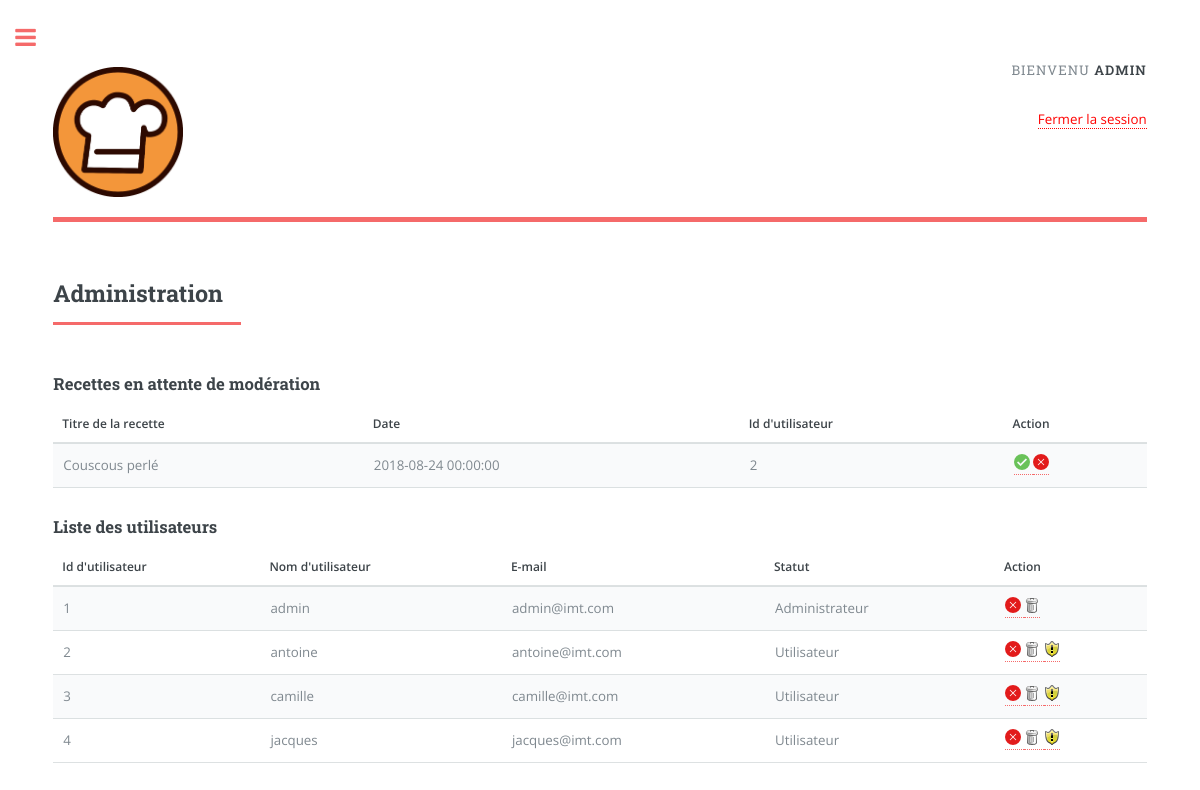
Page /admin.php (signed in) on the committed database.
### tables this page shows
CREATE TABLE `recette` (
  `id` int(11) NOT NULL,
  `titre` varchar(50) DEFAULT NULL,
  `iduser` int(11) NOT NULL,
  `date` datetime DEFAULT NULL,
  `photo` varchar(255) DEFAULT NULL,
  `statut` int(11) DEFAULT NULL
);

CREATE TABLE `person` (
  `id` int(11) NOT NULL,
  `username` varchar(50) DEFAULT NULL,
  `name` varchar(50) DEFAULT NULL,
  `lastname` varchar(50) DEFAULT NULL,
  `email` varchar(255) DEFAULT NULL,
  `password` varchar(255) DEFAULT NULL,
  `type` int(11) NOT NULL
);

### includes/functions.php (called while the page is built, shortened)
<?php
function getRecettesMod() {
  include('setup.php');
  $user_check_query = "SELECT * FROM recette where statut = 0";
  $result = mysqli_query($db, $user_check_query);
  return $result;
}
function getUtilisateurs() {
  include('setup.php');
  $user_check_query = "SELECT * FROM person";
  $result = mysqli_query($db, $user_check_query);
  return $result;
}
?>

### admin.php (the view, shortened to what this page needs)
<?php include 'includes/server.php' ?>
<?php include 'includes/functions.php' ?>
<!DOCTYPE HTML>
<html>
<head>
	<link rel="stylesheet" href="assets/css/main.css" />
</head>
<body class="is-preload">
	<div id="wrapper">
		<div id="main">
			<div class="inner">
				<?php include 'includes/header.php';?>
				<section>
					<header class="major">
						<h2>Administration</h2>
					</header>
					<h3>Recettes en attente de modération</h3>
					<div class="table-wrapper">
						<table>
							<thead>
								<tr>
									<th>Titre de la recette</th>
									<th>Date</th>
									<th>Id d'utilisateur</th>
									<th>Action</th>
								</tr>
							</thead>
							<tbody>
								<?php
								$recettes_mod = getRecettesMod();
								while ($rec = $recettes_mod->fetch_assoc()) {
									?>
									<tr>
										<td><?php echo($rec['titre']); ?></td>
										<td><?php echo($rec['date']); ?></td>
										<td><?php echo($rec['iduser']); ?></td>
										<td>
											<a title="Accepter" href="admin.php?accepterRecette=<?php echo $rec['id'] ?>" onclick="">
												<img src="images/checked.png" />
											</a>
											<a title="Éliminer" href="admin.php?eliminerRecette=<?php echo $rec['id'] ?>" onclick="">
												<img src="images/delete.png" />
											</a>
										</td>
									</tr>
									<?php
								}
								?>
							</tbody>
						</table>
					</div>
					<h3>Liste des utilisateurs</h3>
					<div class="table-wrapper">
						<table>
							<thead>
								<tr>
									<th>Id d'utilisateur</th>
									<th>Nom d'utilisateur</th>
									<th>E-mail</th>
									<th>Statut</th>
									<th>Action</th>
								</tr>
							</thead>
							<tbody>
								<?php
								$utilisateurs = getUtilisateurs();
								while ($utilisateur = $utilisateurs->fetch_assoc()) {
									$statut = $utilisateur['type'];
									if($statut == '0') {
										$statut_nom = "Utilisateur";
									}
									if($statut == '3') {
										$statut_nom = "Administrateur";
									}
									?>
									<tr>
										<td><?php echo($utilisateur['id']); ?></td>
										<td><?php echo($utilisateur['username']); ?></td>
										<td><?php echo($utilisateur['email']); ?></td>
										<td><?php echo $statut_nom; ?></td>
										<td>
											<?php  if (($statut != '1')) : ?>
												<a title="Bloquer utilisateur" href="admin.php?lockUser=<?php echo $utilisateur['id'] ?>" onclick="">
													<img src="images/delete.png" />
												</a>
											<?php endif ?>
											<?php  if ($statut != '2') : ?>
												<a title="Éliminer utilisateur" href="admin.php?eliminerUser=<?php echo $utilisateur['id'] ?>" onclick="">
													<img src="images/bin.png" />
												</a>
											<?php endif ?>
											<?php  if ($statut != '3') : ?>
												<a title="Définir en tant que modérateur" href="admin.php?setModerator=<?php echo $utilisateur['id'] ?>" onclick="">
													<img src="images/shield.png" />
												</a>
											<?php endif ?>
										</td>
									</tr>
									<?php
								}
								?>
							</tbody>
						</table>
					</div>
				</section>
			</div>
		</div>
	</div>
</body>
</html>

### assets/css/main.css (style rules this page uses)
html, body, div, span, applet, object, iframe, h1, h2, h3, h4, h5, h6, p, blockquote, pre, a, abbr, acronym, address, big, cite, code, del, dfn, em, img, ins, kbd, q, s, samp, small, strike, strong, sub, sup, tt, var, b, u, i, center, dl, dt, dd, ol, ul, li, fieldset, form, label, legend, table, caption, tbody, tfoot, thead, tr, th, td, article, aside, canvas, details, embed, figure, figcaption, footer, header, hgroup, menu, nav, output, ruby, section, summary, time, mark, audio, video { margin: 0; padding: 0; border: 0; font-size: 100%; font: inherit; vertical-align: baseline; }
article, aside, details, figcaption, figure, footer, header, hgroup, menu, nav, section { display: block; }
body { line-height: 1; }
table { border-collapse: collapse; border-spacing: 0; }
body { -webkit-text-size-adjust: none; }
body { -ms-overflow-style: scrollbar; }
html { box-sizing: border-box; }
*, *:before, *:after { box-sizing: inherit; }
body { background: #ffffff; }
body, input, select, textarea { color: #7f888f; font-family: "Open Sans", sans-serif; font-size: 13pt; font-weight: 400; line-height: 1.65; }
@media screen and (max-width: 1680px) { body, input, select, textarea { font-size: 11pt; } }
@media screen and (max-width: 1280px) { body, input, select, textarea { font-size: 10pt; } }
a { -moz-transition: color 0.2s ease-in-out, border-bottom-color 0.2s ease-in-out; -webkit-transition: color 0.2s ease-in-out, border-bottom-color 0.2s ease-in-out; -ms-transition: color 0.2s ease-in-out, border-bottom-color 0.2s ease-in-out; transition: color 0.2s ease-in-out, border-bottom-color 0.2s ease-in-out; border-bottom: dotted 1px; color: #f56a6a; text-decoration: none; }
h1, h2, h3, h4, h5, h6 { color: #3d4449; font-family: "Roboto Slab", serif; font-weight: 700; line-height: 1.5; margin: 0 0 1em 0; }
h2 { font-size: 1.75em; }
h3 { font-size: 1.25em; }
header.major > :last-child { border-bottom: solid 3px #f56a6a; display: inline-block; margin: 0 0 2em 0; padding: 0 0.75em 0.5em 0; }
.table-wrapper { -webkit-overflow-scrolling: touch; overflow-x: auto; }
table { margin: 0 0 2em 0; width: 100%; }
table tbody tr { border: solid 1px rgba(210, 215, 217, 0.75); border-left: 0; border-right: 0; }
table tbody tr:nth-child(2n + 1) { background-color: rgba(230, 235, 237, 0.25); }
table td { padding: 0.75em 0.75em; }
table th { color: #3d4449; font-size: 0.9em; font-weight: 600; padding: 0 0.75em 0.75em 0.75em; text-align: left; }
table thead { border-bottom: solid 2px rgba(210, 215, 217, 0.75); }
#wrapper { display: -moz-flex; display: -webkit-flex; display: -ms-flex; display: flex; -moz-flex-direction: row-reverse; -webkit-flex-direction: row-reverse; -ms-flex-direction: row-reverse; flex-direction: row-reverse; min-height: 100vh; }
#main { -moz-flex-grow: 1; -webkit-flex-grow: 1; -ms-flex-grow: 1; flex-grow: 1; -moz-flex-shrink: 1; -webkit-flex-shrink: 1; -ms-flex-shrink: 1; flex-shrink: 1; width: 100%; }
#main > .inner { padding: 0 6em 0.1em 6em ; margin: 0 auto; max-width: 110em; }
#main > .inner > section { padding: 6em 0 4em 0 ; border-top: solid 2px rgba(210, 215, 217, 0.75); }
#main > .inner > section:first-of-type { border-top: 0 !important; }
@media screen and (max-width: 1680px) { #main > .inner { padding: 0 5em 0.1em 5em ; } }
@media screen and (max-width: 1680px) { #main > .inner > section { padding: 5em 0 3em 0 ; } }
@media screen and (max-width: 1280px) { #main > .inner { padding: 0 4em 0.1em 4em ; } }
@media screen and (max-width: 1280px) { #main > .inner > section { padding: 4em 0 2em 0 ; } }

### rows in the picture
recette: titre "Couscous perlé", date "2018-08-24 00:00:00", iduser "2"
person: id "1", username "admin", email "admin@imt.com", type "Administrateur"
person: id "2", username "antoine", email "antoine@imt.com", type "Utilisateur"
person: id "3", username "camille", email "camille@imt.com", type "Utilisateur"
person: id "4", username "jacques", email "jacques@imt.com", type "Utilisateur"

### other values in the picture
$_SESSION['username'] "ADMIN"
